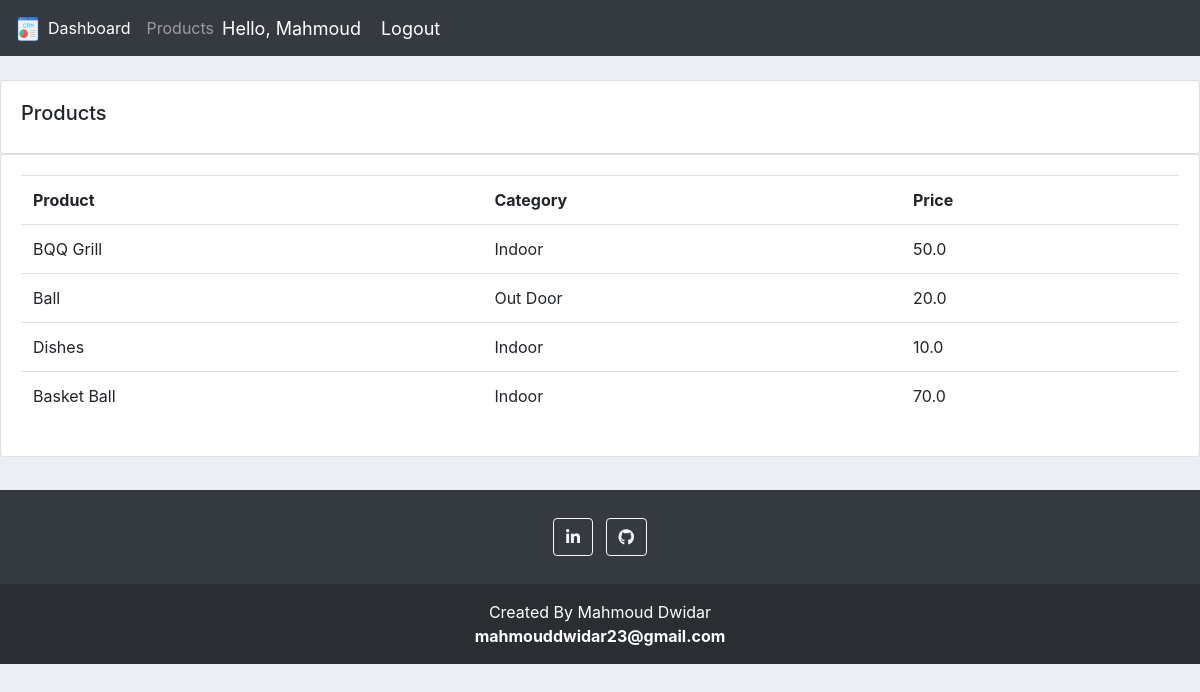
Screenshot of /products/ (signed in) with the database file from the repository.
### accounts/models.py (models this page shows, shortened)
class Product(models.Model):
    CATEGORY = (
        ('Indoor', 'Indoor'),
        ('Out Door', 'Out Door'),
    )
    name = models.CharField(max_length=200, null=True)
    price = models.FloatField(null=True)
    category = models.CharField(max_length=200, null=True, choices=CATEGORY)
    description = models.CharField(max_length=200, null=True, blank=True)
    date_created = models.DateTimeField(auto_now_add=True, null=True)
    tags = models.ManyToManyField(Tag)

### accounts/decorators.py (the view)
        def wrapper_func(request, *args, **kwargs):
            group = None
            if request.user.groups.exists():
                group = request.user.groups.all()[0].name
            if group in allowed_roles:
                return view_func(request, *args, **kwargs)
            else:
                return HttpResponse('You are not authorized to view this page.')

### accounts/views.py (called while the page is built)
@login_required(login_url='login')
@allowed_users(allowed_roles=['admin'])
def products(request):
    products = Product.objects.all()
    context = {'products': products, 'title': 'Produscts'}
    return render(request, 'accounts/products.html',context )

### accounts/templates/accounts/products.html
{% extends 'accounts/main.html' %}
{% block content %}
<br>
<div class="row">
    <div class="col-md">
        <div class="card card-body">
            <h5>Products</h5>
        </div>
        <div class="card card-body">
            <table class="table">
                <tr>
                    <th>Product</th>
                    <th>Category</th>
                    <th>Price</th>
                </tr>
                {% for i in products %}
                <tr>
                    <td>{{ i.name }}</td>
                    <td>{{ i.category }}</td>
                    <td>{{ i.price }}</td>
                </tr>
                {% endfor %}
            </table>
        </div>
    </div>
</div>
{% endblock %}

### accounts/templates/accounts/navbar.html (shortened to what this page needs)
{% load static %}
<nav class="navbar navbar-expand-lg navbar-dark bg-dark">
    <a href="{% url 'home' %}"><img src="{% static '/images/logo.png' %}" alt="our logo" id="logo"></a>
    <div class="collapse navbar-collapse" id="navbarNav">
      {% if request.user.is_staff %}
        <ul class="navbar-nav">
          <li class="nav-item active">
            <a class="nav-link" href="{% url 'home' %}">Dashboard</a>
          </li>
          <li class="nav-item">
            <a class="nav-link" href="{% url 'products' %}">Products</a>
          </li>
        {% else %}
        <li class="nav-item">
          <a href="{% url 'account' %}" class="nav-link">Settings</a>
        </li>
        {% endif %}
        </ul>
      <span class="hello-msg">Hello, {{ request.user.first_name }}</span>
      <span><a href="{% url 'logout' %}" class="hello-msg">Logout</a></span>
    </div>
  </nav>

### static/css/main.css (style rules this page uses)
body { background-color: #ebeff5; }

### accounts/templates/accounts/navbar.html (style rules this page uses)
.hello-msg { font-size: 18px; color: #fff; margin-right: 20px; }

### rows the page displays
Product: name "BQQ Grill", category "Indoor", price "50.0"
Product: name "Ball", category "Out Door", price "20.0"
Product: name "Dishes", category "Indoor", price "10.0"
Product: name "Basket Ball", category "Indoor", price "70.0"

### other values shown
{{ request.user.first_name }} "Mahmoud"
